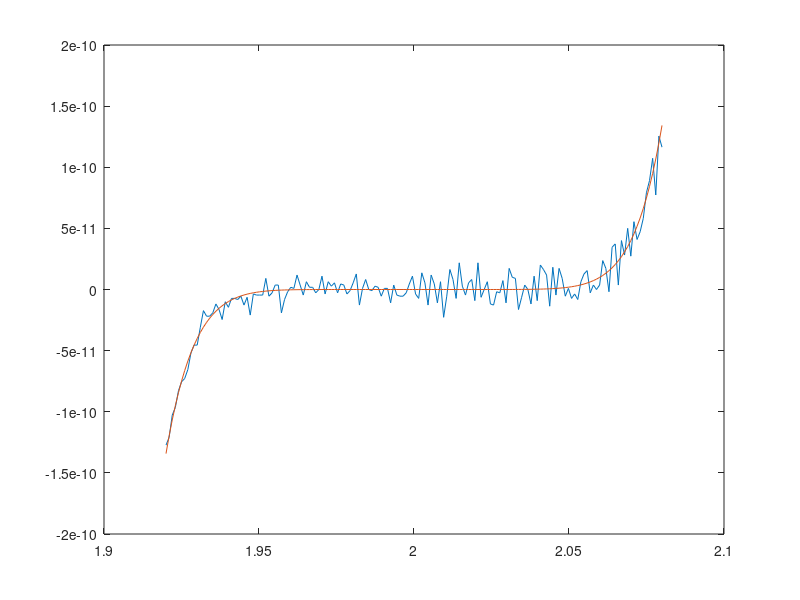

The MATLAB script that drew this image:
%Polynomial Plot
g=linspace(1.920,2.080,160)

y1= g.^9-18*g.^8+144*g.^7-672*g.^6+2016*g.^5-4032*g.^4+5376*g.^3-4608*g.^2+2304*g-512; %RHS

figure(1)
plot(g,y1)

hold on

y2=(g-2).^9;  %LHS
plot(g,y2)

hold off
